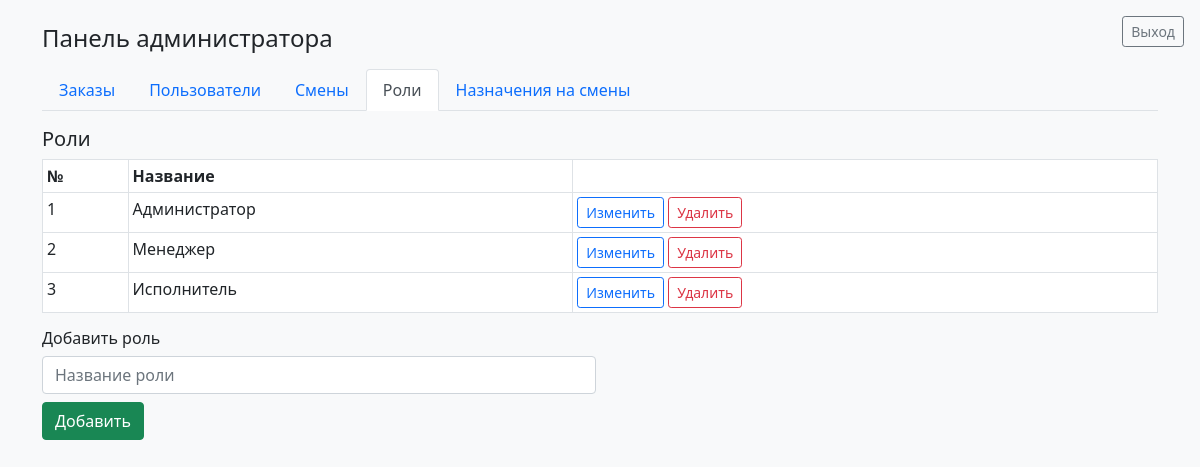
/frontend/view_1.php?tab=roles (signed in), run on the app's committed database.
### tables this page shows
CREATE TABLE `userrole` (
  `userroleid` INT NOT NULL AUTO_INCREMENT,
  `namerole` VARCHAR(100) NOT NULL,
  PRIMARY KEY (`userroleid`),
  UNIQUE KEY `uq_userrole_namerole` (`namerole`)
);

### api/crud.php (called while the page is built, shortened)
<?php
function select($query)
{
    try {
        $result = $_SERVER['db']->query($query, MYSQLI_USE_RESULT);
        $result = $result->fetch_all(MYSQLI_ASSOC);
        return $result;
    } catch (Exception $err) {
        return ['status' => 'failed', 'message' => $err];
    }
}

### frontend/view_1.php (the view, shortened to what this page needs)
<?php
require_once '../api/crud.php';
$tab = $_GET['tab'] ?? 'orders';
$roles = select('SELECT * FROM userrole ORDER BY userroleid');
function h($s)
{
    return htmlspecialchars((string) $s, ENT_QUOTES, 'UTF-8');
}
?>
<!DOCTYPE html>
<html lang="ru">
<head>
    <link rel="stylesheet" href="./bootstrap.min.css">
</head>
<body class="bg-light">
<a href="/logout.php" class="btn btn-sm btn-outline-secondary position-fixed top-0 end-0 m-3">Выход</a>
<div class="container py-4">
    <h4 class="mb-3">Панель администратора</h4>
    <ul class="nav nav-tabs mb-3">
        <?php
        $tabs = [
            'orders' => 'Заказы',
            'users' => 'Пользователи',
            'shifts' => 'Смены',
            'roles' => 'Роли',
            'userlist' => 'Назначения на смены',
        ];
foreach ($tabs as $key => $label) {
    $active = $tab === $key ? ' active' : '';
    echo '<li class="nav-item"><a class="nav-link' . $active . '" href="/frontend/view_1.php?tab=' . $key . '">' . h($label) . '</a></li>';
}
?>
    </ul>
    <?php if ($tab === 'roles') { ?>
        <h5>Роли</h5>
        <table class="table table-sm table-bordered bg-white">
            <thead><tr><th>№</th><th>Название</th><th></th></tr></thead>
            <tbody>
            <?php if (is_array($roles) && count($roles) && !isset($roles['status'])) {
                foreach ($roles as $r) { ?>
                    <tr>
                        <td><?= (int) $r['userroleid'] ?></td>
                        <td><?= h($r['namerole']) ?></td>
                        <td>
                            <a class="btn btn-sm btn-outline-primary" href="/frontend/view_1.php?tab=roles&edit_role=<?= (int) $r['userroleid'] ?>">Изменить</a>
                            <form method="POST" class="d-inline" onsubmit="return confirm('Удалить роль?');">
                                <button class="btn btn-sm btn-outline-danger" type="submit" name="delete_role" value="1">Удалить</button>
                            </form>
                        </td>
                    </tr>
                <?php }
                } else { ?>
                <tr><td colspan="3">Нет записей</td></tr>
            <?php } ?>
            </tbody>
        </table>
        <h6>Добавить роль</h6>
        <form method="POST" class="row g-2 mb-4">
            <div class="col-md-6"><input class="form-control" name="namerole" placeholder="Название роли" required></div>
            <div class="col-12"><button class="btn btn-success" type="submit" name="save_role" value="1">Добавить</button></div>
        </form>
    <?php } ?>
</div>
</body>
</html>

### data on the page
userrole: userroleid "1", namerole "Администратор"
userrole: userroleid "2", namerole "Менеджер"
userrole: userroleid "3", namerole "Исполнитель"

### other printed values
$label "Заказы"
$label "Пользователи"
$label "Смены"
$label "Роли"
$label "Назначения на смены"
